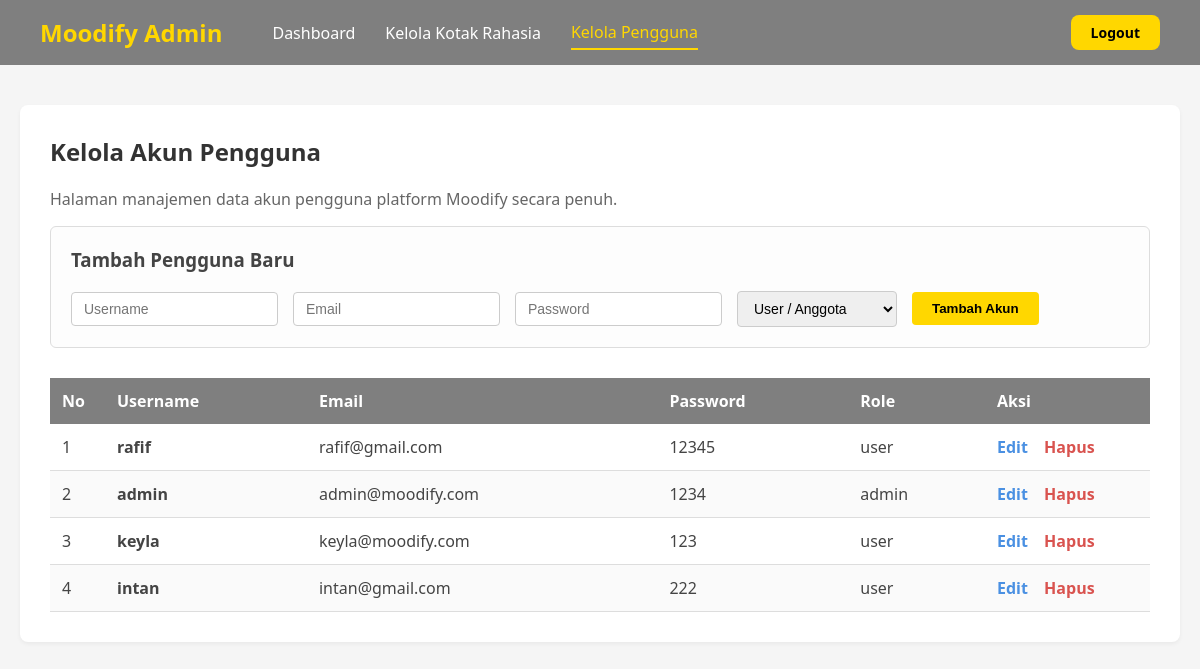
/admin_kelolaakun.php (signed in), run on the app's committed database.
### tables this page shows
CREATE TABLE `users` (
  `id_user` int(11) NOT NULL,
  `username` varchar(50) NOT NULL,
  `email` varchar(100) NOT NULL,
  `password` varchar(255) NOT NULL,
  `created_at` timestamp NOT NULL DEFAULT current_timestamp(),
  `role` varchar(20) DEFAULT 'user'
);

### admin_kelolaakun.php (the view, shortened to what this page needs)
<?php
include 'config.php';
$query_data = mysqli_query($conn, "SELECT id_user, username, email, password, role FROM users ORDER BY id_user DESC");
?>
<!DOCTYPE html>
<html lang="id">
<head>
</head>
<body>
    <div class="navbar">
        <a href="admin_dashboard.php" class="brand">Moodify Admin</a>
        <a href="admin_dashboard.php" class="menu-link">Dashboard</a>
        <a href="admin_kotakrahasia.php" class="menu-link">Kelola Kotak Rahasia</a>
        <a href="admin_kelolaakun.php" class="menu-link active">Kelola Pengguna</a>
        <a href="logout.php" class="btn-logout">Logout</a>
    </div>
    <div class="container">
        <h2>Kelola Akun Pengguna</h2>
        <p style="color: #666;">Halaman manajemen data akun pengguna platform Moodify secara penuh.</p>
        <?php
        $edit_mode = false;
        $id_edit = $user_edit = $email_edit = $role_edit = '';
        ?>
        <div class="form-container">
            <h3><?php echo $edit_mode ? 'Ubah Data Pengguna' : 'Tambah Pengguna Baru'; ?></h3>
            <form action="admin_kelolaakun.php" method="POST" class="form-grid">
                <input type="text" name="username" placeholder="Username" value="<?php echo $user_edit; ?>" required>
                <input type="email" name="email" placeholder="Email" value="<?php echo $email_edit; ?>">
                <input type="text" name="password" placeholder="<?php echo $edit_mode ? 'Kosongkan jika tidak diubah' : 'Password'; ?>" <?php echo $edit_mode ? '' : 'required'; ?>>
                <select name="role">
                    <option value="user" <?php echo $role_edit == 'user' ? 'selected' : ''; ?>>User / Anggota</option>
                </select>
                <?php if($edit_mode): ?>
                    <button type="submit" name="edit_user" class="btn-submit">Simpan Perubahan</button>
                    <a href="admin_kelolaakun.php" class="btn-cancel">Batal</a>
                <?php else: ?>
                    <button type="submit" name="tambah_user" class="btn-submit">Tambah Akun</button>
                <?php endif; ?>
            </form>
        </div>
        <table>
            <thead>
                <tr>
                    <th style="width: 5%;">No</th>
                    <th>Username</th>
                    <th>Email</th>
                    <th>Password</th>
                    <th>Role</th>
                    <th style="width: 15%;">Aksi</th>
                </tr>
            </thead>
            <tbody>
                <?php
                $no = 1;
                while($row = mysqli_fetch_assoc($query_data)) {
                ?>
                <tr>
                    <td><?php echo $no++; ?></td>
                    <td><strong><?php echo htmlspecialchars($row['username']); ?></strong></td>
                    <td><?php echo htmlspecialchars($row['email']); ?></td>
                    <td><?php echo htmlspecialchars($row['password']); ?></td>
                    <td><?php echo $row['role']; ?></td>
                    <td>
                        <a href="admin_kelolaakun.php?action=edit&id=<?php echo $row['id_user']; ?>" class="btn-edit">Edit</a>
                        <a href="admin_kelolaakun.php?action=delete&id=<?php echo $row['id_user']; ?>" class="btn-delete" onclick="return confirm('Hapus pengguna ini?')">Hapus</a>
                    </td>
                </tr>
                <?php } ?>
            </tbody>
        </table>
    </div>
</body>
</html>

### admin_kelolaakun.php (style rules this page uses)
body { font-family: 'Segoe UI', sans-serif; background-color: #f5f5f5; margin: 0; padding: 0; }
.navbar { background-color: #7f7f7f; padding: 15px 40px; display: flex; align-items: center; gap: 30px; }
.navbar .brand { color: #ffd700; font-size: 24px; font-weight: bold; text-decoration: none; margin-right: 20px; }
.navbar a.menu-link { color: white; text-decoration: none; font-weight: 500; font-size: 16px; padding: 5px 0; }
.navbar a.active { border-bottom: 2px solid #ffd700; color: #ffd700; }
.navbar .btn-logout { background-color: #ffd700; color: black; text-decoration: none; padding: 8px 20px; border-radius: 8px; font-weight: bold; margin-left: auto; font-size: 14px; }
.container { max-width: 1100px; margin: 40px auto; padding: 30px; background: white; border-radius: 8px; box-shadow: 0 2px 4px rgba(0,0,0,0.05); }
h2 { color: #333; margin-top: 0; }
.form-container { background: #fdfdfd; padding: 20px; border: 1px solid #ddd; border-radius: 6px; margin-bottom: 30px; }
.form-container h3 { margin-top: 0; color: #444; }
.form-grid { display: flex; gap: 15px; flex-wrap: wrap; align-items: center; }
.form-grid input, .form-grid select { padding: 8px 12px; border: 1px solid #ccc; border-radius: 4px; font-size: 14px; }
.btn-submit { background-color: #ffd700; color: black; border: none; padding: 9px 20px; border-radius: 4px; font-weight: bold; cursor: pointer; }
table { width: 100%; border-collapse: collapse; margin-top: 25px; }
table th { background-color: #7f7f7f; color: white; padding: 12px; text-align: left; }
table td { padding: 12px; border-bottom: 1px solid #ddd; color: #444; }
table tr:nth-child(even) { background-color: #fafafa; }
.btn-edit { color: #4a90e2; text-decoration: none; font-weight: bold; margin-right: 12px; }
.btn-delete { color: #d9534f; text-decoration: none; font-weight: bold; }

### data on the page
users: username "rafif", email "rafif@gmail.com", password "12345", role "user"
users: username "admin", email "admin@moodify.com", password "1234", role "admin"
users: username "keyla", email "keyla@moodify.com", password "123", role "user"
users: username "intan", email "intan@gmail.com", password "222", role "user"
